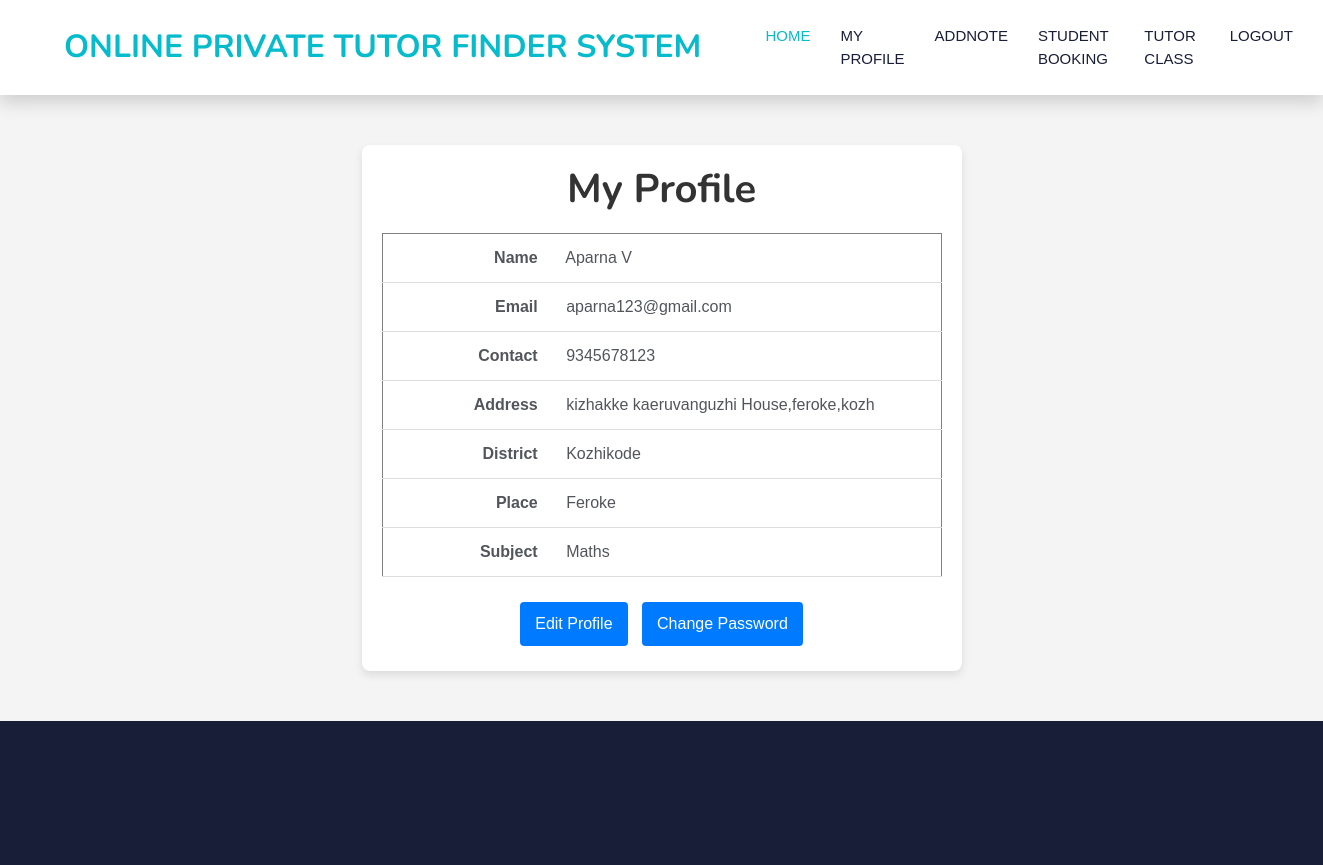
/Project/Tutor/MyProfile.php (signed in), run on the app's committed database.
### tables this page shows
CREATE TABLE `tbl_tutor` (
  `tutor_id` int(11) NOT NULL,
  `tutor_name` varchar(45) NOT NULL,
  `tutor_email` varchar(37) NOT NULL,
  `tutor_password` varchar(20) NOT NULL,
  `tutor_contact` varchar(10) NOT NULL,
  `tutor_gender` varchar(50) NOT NULL,
  `tutor_dob` varchar(90) NOT NULL,
  `tutor_address` varchar(40) NOT NULL,
  `place_id` int(11) NOT NULL,
  `subject_id` int(11) NOT NULL
);

CREATE TABLE `tbl_district` (
  `district_id` int(11) NOT NULL,
  `district_name` varchar(50) NOT NULL
);

CREATE TABLE `tbl_place` (
  `place_id` int(11) NOT NULL,
  `place_name` varchar(50) NOT NULL,
  `district_id` int(11) NOT NULL
);

CREATE TABLE `tbl_subject` (
  `subject_id` int(11) NOT NULL,
  `subject_name` varchar(30) NOT NULL
);

### Project/Tutor/MyProfile.php (the view, shortened to what this page needs)
<?php
include('../Assets/connection/connection.php');
include('Head.php');
 $sel="select * from tbl_tutor t inner join tbl_place p on t.place_id=p.place_id inner join tbl_district d on d.district_id=p.district_id inner join tbl_subject s on t.subject_id =s.subject_id where tutor_id='".$_SESSION['tutorid']."'";
$row=$Conn->query($sel);
$data=$row->fetch_assoc() ;
?>
<!DOCTYPE html PUBLIC "-//W3C//DTD XHTML 1.0 Transitional//EN" "http://www.w3.org/TR/xhtml1/DTD/xhtml1-transitional.dtd">
<html xmlns="http://www.w3.org/1999/xhtml">
<head>
</head>
<body>
<form id="form1" name="form1" method="post" action="">
<div class="profile-container">
<h1 align="center">My Profile</h1>
  <table width="200" border="1" align="center">
    <tr>
      <td>Name</td>
      <td><label for="txtname"></label>
      <?php echo $data['tutor_name']?>
      </td>
    </tr>
    <tr>
      <td>Email</td>
      <td><label for="txtemail"></label>
      <?php echo $data['tutor_email']?>
      </td>
    </tr>
    <tr>
      <td>Contact</td>
      <td><label for="txtcontact"></label>
     <?php echo $data['tutor_contact']?>
     </td>
    </tr>
    <tr>
      <td>Address</td>
      <td><label for="txtaddress"></label>
      <?php echo $data['tutor_address']?>
     </td>
    </tr>
    <tr>
      <td>District</td>
      <td><label for="txtdistrict"></label>
       <?php echo $data['district_name']?>
      </td>
    </tr>
    <tr>
      <td>Place</td>
      <td><label for="txtplace"></label>
       <?php echo $data['place_name']?>
      </td>
    </tr>
     <tr>
      <td>Subject</td>
      <td><label for="txtsubject"></label>
       <?php echo $data['subject_name']?>
      </td>
    </tr>
  </table>
  <div class="action-links">
        <a href="Editprofile.php">Edit Profile</a>
        <a href="Changepassword.php">Change Password</a>
    </div>
</div>
</form>
</body>
</html>
<?php
include("Foot.php");
?>

### Project/Assets/Template/Main/css/style.css (style rules this page uses)
:root { --primary: #06BBCC; --light: #F0FBFC; --dark: #181d38; }

### Project/Tutor/MyProfile.php (style rules this page uses)
body { font-family: Arial, sans-serif; background-color: #f4f4f4; margin: 0; padding: 0; }
.profile-container { width: 100%; max-width: 600px; margin: 50px auto; background-color: #fff; padding: 20px; box-shadow: 0px 4px 8px rgba(0,0,0,0.1); border-radius: 8px; }
h1 { text-align: center; color: #333; margin-bottom: 20px; }
table { width: 100%; border-collapse: collapse; margin-bottom: 20px; }
table td { padding: 12px; border-bottom: 1px solid #ddd; }
table td:first-child { font-weight: bold; text-align: right; width: 30%; }
table td:last-child { text-align: left; }
.action-links { text-align: center; }
.action-links a { text-decoration: none; color: white; background-color: #007bff; padding: 10px 15px; border-radius: 4px; margin: 5px; display: inline-block; }

### data on the page
tbl_tutor: tutor_name "Aparna V", tutor_email "aparna123@gmail.com", tutor_contact "9345678123", tutor_address "kizhakke kaeruvanguzhi House,feroke,kozh", tbl_district.district_name "Kozhikode", place.place_name "Feroke", subject.subject_name "Maths"
